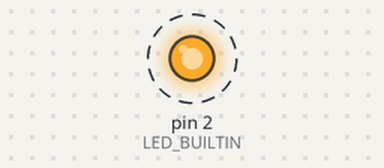
Bench run of a sketch on a simulated Arduino Uno, built with avr-gcc and run on an emulated ATmega328P. On the bench: output pins drawn as LEDs (lit = HIGH). Dashed ring = blinking.

Above: at 0.2 s.
Timing chart, 0 to 3.0 s (numbered marks = the images above):
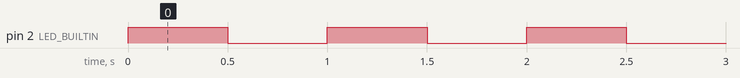

The sketch:

01_Blink.ino
```cpp
#define LED_BUILTIN 2
#define TIME_LED    500

void setup()
{
  // Initialize digital pin LED_BUILTIN as an output.
  pinMode(LED_BUILTIN, OUTPUT);
}

// The loop function runs over and over again forever
void loop()
{
  digitalWrite(LED_BUILTIN, HIGH);  // Turn the LED on (HIGH is the voltage level)
  delay(TIME_LED);                  // Wait for defined TIME_LED
  digitalWrite(LED_BUILTIN, LOW);   // Turn the LED off by making the voltage LOW
  delay(TIME_LED);                  // Wait for defined TIME_LED
}
```

Measured:
- by itself, pin 2 (LED_BUILTIN): alternates HIGH for 0.50 s and LOW for 0.50 s
